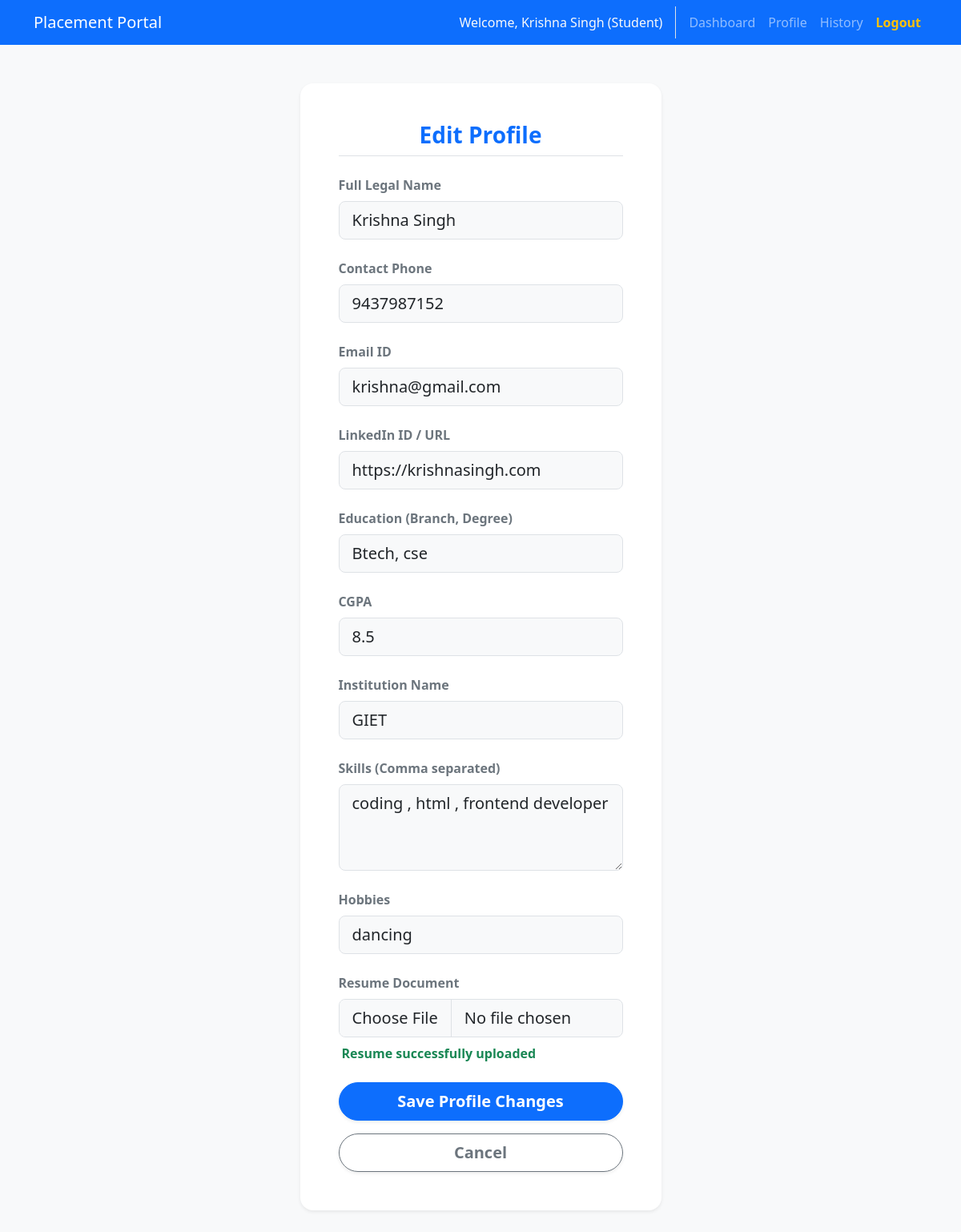
/student/profile (signed in), run on the app's committed database.
### app.py (models this page shows)
class UserMixin:
    is_authenticated = True

class User(db.Model, UserMixin):
    id = db.Column(db.Integer, primary_key=True)
    name = db.Column(db.String(100), nullable=False)
    email = db.Column(db.String(120), unique=True, nullable=False)
    password = db.Column(db.String(200), nullable=False)
    role = db.Column(db.String(20), nullable=False)
    is_active = db.Column(db.Boolean, default=True)

class StudentProfile(db.Model):
    id = db.Column(db.Integer, primary_key=True)
    user_id = db.Column(db.Integer, db.ForeignKey('user.id'), nullable=False)
    roll_no = db.Column(db.String(50), nullable=False, unique=True)
    contact_info = db.Column(db.String(100))
    linkedin_id = db.Column(db.String(100))
    skills = db.Column(db.Text)
    hobbies = db.Column(db.String(200))
    cgpa = db.Column(db.Float)
    institution_name = db.Column(db.String(200))
    education = db.Column(db.String(100))
    resume_file = db.Column(db.String(200)) # stores filename
    user = db.relationship('User', backref=db.backref('student_profile', uselist=False, cascade='all, delete-orphan'))

### app.py (the view, shortened to what this page needs)
@app.route('/student/profile', methods=['GET', 'POST'])
@login_required
@student_required
def student_profile():
    return render_template('student_profile.html')

### app.py (called while the page is built)
def get_current_user():
    if hasattr(g, 'user'): return g.user
    path = request.path
    role = None
    if path.startswith('/admin'): role = 'admin'
    elif path.startswith('/company'): role = 'company'
    elif path.startswith('/student'): role = 'student'
    if not role: role = session.get('active_role')
    user_id = session.get(f'{role}_id') if role else None
    if user_id:
        user = User.query.get(user_id)
        if user:
            g.user = user
            return user
    return DummyAnonymousUser()

def login_required(f):
    from functools import wraps
    @wraps(f)
    def decorated_function(*args, **kwargs):
        if not current_user.is_authenticated:
            flash('Please log in to continue.', 'warning')
            return redirect(url_for('login'))
        return f(*args, **kwargs)
    return decorated_function

@app.context_processor
def inject_user():
    return dict(current_user=current_user)

def student_required(f):
    from functools import wraps
    @wraps(f)
    def decorated_function(*args, **kwargs):
        if not current_user.is_authenticated:
            flash('Please log in to continue.', 'warning')
            return redirect(url_for('login'))
        if current_user.role != 'student':
            flash(f'Access Denied. You are currently logged in as a {current_user.role}.', 'danger')
            if current_user.role == 'admin': return redirect(url_for('admin_dashboard'))
            elif current_user.role == 'company': return redirect(url_for('company_dashboard'))
            return redirect(url_for('index'))
        return f(*args, **kwargs)
    return decorated_function

@app.before_request
def check_active():
    if current_user.is_authenticated and not current_user.is_active:
        logout_user()
        flash('Your account has been blacklisted or deactivated.', 'danger')
        return redirect(url_for('login'))

### templates/student_profile.html (shortened to what this page needs)
{% extends "base.html" %}
{% block content %}
<div class="row pt-4 justify-content-center">
    <div class="col-md-6 col-lg-5">
        <div class="card shadow-sm border-0 rounded-4">
            <div class="card-body p-5">
                <h3 class="text-center fw-bold text-primary mb-4 pb-2 border-bottom">Edit Profile</h3>
                <form method="POST" action="{{ url_for('student_profile') }}" enctype="multipart/form-data">
                    <div class="mb-4">
                        <label class="form-label text-secondary fw-semibold">Full Legal Name</label>
                        <input type="text" class="form-control form-control-lg bg-light" name="name"
                            value="{{ current_user.name }}" required>
                    </div>
                    <div class="mb-4">
                        <label class="form-label text-secondary fw-semibold">Contact Phone</label>
                        <input type="text" class="form-control form-control-lg bg-light" name="contact_info"
                            value="{{ current_user.student_profile.contact_info or '' }}">
                    </div>
                    <div class="mb-4">
                        <label class="form-label text-secondary fw-semibold">Email ID</label>
                        <input type="email" class="form-control form-control-lg bg-light" name="email"
                            value="{{ current_user.email }}" readonly>
                    </div>
                    <div class="mb-4">
                        <label class="form-label text-secondary fw-semibold">LinkedIn ID / URL</label>
                        <input type="text" class="form-control form-control-lg bg-light" name="linkedin_id"
                            value="{{ current_user.student_profile.linkedin_id or '' }}">
                    </div>
                    <div class="mb-4">
                        <label class="form-label text-secondary fw-semibold">Education (Branch, Degree)</label>
                        <input type="text" class="form-control form-control-lg bg-light" name="education"
                            value="{{ current_user.student_profile.education or '' }}"
                            placeholder="e.g. BTech Computer Science">
                    </div>
                    <div class="mb-4">
                        <label class="form-label text-secondary fw-semibold">CGPA</label>
                        <input type="number" step="0.01" class="form-control form-control-lg bg-light" name="cgpa"
                            value="{{ current_user.student_profile.cgpa or '' }}" placeholder="e.g. 8.5">
                    </div>
                    <div class="mb-4">
                        <label class="form-label text-secondary fw-semibold">Institution Name</label>
                        <input type="text" class="form-control form-control-lg bg-light" name="institution_name"
                            value="{{ current_user.student_profile.institution_name or '' }}"
                            placeholder="e.g. VIT Vellore">
                    </div>
                    <div class="mb-4">
                        <label class="form-label text-secondary fw-semibold">Skills (Comma separated)</label>
                        <textarea class="form-control form-control-lg bg-light" name="skills"
                            rows="3">{{ current_user.student_profile.skills or '' }}</textarea>
                    </div>
                    <div class="mb-4">
                        <label class="form-label text-secondary fw-semibold">Hobbies</label>
                        <input type="text" class="form-control form-control-lg bg-light" name="hobbies"
                            value="{{ current_user.student_profile.hobbies or '' }}">
                    </div>
                    <div class="mb-4">
                        <label class="form-label text-secondary fw-semibold">Resume Document</label>
                        <div class="input-group">
                            <input type="file" class="form-control form-control-lg bg-light" name="resume"
                                accept=".pdf,.doc,.docx">
                        </div>
                        {% if current_user.student_profile.resume_file %}
                        <div class="mt-2 text-success fw-semibold">
                            Resume successfully uploaded</div>
                        {% endif %}
                    </div>
                    <button type="submit" class="btn btn-primary btn-lg w-100 fw-bold rounded-pill shadow-sm">Save
                        Profile Changes</button>
                    <a href="{{ url_for('student_dashboard') }}"
                        class="btn btn-outline-secondary btn-lg w-100 fw-bold rounded-pill shadow-sm mt-3">Cancel</a>
                </form>
            </div>
        </div>
    </div>
</div>
{% endblock %}

### templates/base.html (shortened to what this page needs)
<!DOCTYPE html>
<html lang="en">
<head>
    <link href="https://cdn.jsdelivr.net/npm/bootstrap@5.3.0/dist/css/bootstrap.min.css" rel="stylesheet">
    <link rel="stylesheet" href="{{ url_for('static', filename='style.css') }}">
</head>
<body>
    <nav class="navbar navbar-expand-lg navbar-dark bg-primary">
        <div class="container">
            <a class="navbar-brand" href="{{ url_for('index') }}">Placement Portal</a>
            <div class="collapse navbar-collapse" id="navbarNav">
                <ul class="navbar-nav ms-auto">
                    {% if current_user.is_authenticated %}
                        <li class="nav-item">
                            <span class="nav-link text-light border-end me-2 pe-3">Welcome, {{ current_user.name }} ({{ current_user.role|capitalize }})</span>
                        </li>
                        {% if current_user.role == 'admin' %}
                        <li class="nav-item"><a class="nav-link" href="{{ url_for('admin_dashboard') }}">Dashboard</a></li>
                        <li class="nav-item"><a class="nav-link" href="{{ url_for('admin_view_applications') }}">Applications</a></li>
                        {% elif current_user.role == 'company' %}
                        <li class="nav-item"><a class="nav-link" href="{{ url_for('company_dashboard') }}">Dashboard</a></li>
                        <li class="nav-item"><a class="nav-link" href="{{ url_for('company_profile') }}">Profile</a></li>
                        <li class="nav-item"><a class="nav-link" href="{{ url_for('create_drive') }}">Create Drive</a></li>
                        {% elif current_user.role == 'student' %}
                        <li class="nav-item"><a class="nav-link" href="{{ url_for('student_dashboard') }}">Dashboard</a></li>
                        <li class="nav-item"><a class="nav-link" href="{{ url_for('student_profile') }}">Profile</a></li>
                        <li class="nav-item"><a class="nav-link" href="{{ url_for('student_history') }}">History</a></li>
                        {% endif %}
                        <li class="nav-item"><a class="nav-link fw-bold text-warning" href="{{ url_for('logout') }}">Logout</a></li>
                    {% endif %}
                </ul>
            </div>
        </div>
    </nav>
    <div class="container mt-4 mb-5 pb-5">
        {% block content %}{% endblock %}
    </div>
</body>
</html>

### static/style.css (style rules this page uses)
body { background-color: #f8f9fa; font-family: 'Segoe UI', Tahoma, Geneva, Verdana, sans-serif; }
.card { transition: transform 0.2s ease-in-out, box-shadow 0.2s ease-in-out; }

### data on the page
User: name "Krishna Singh", role "Student", email "krishna@gmail.com"
StudentProfile: contact_info "9437987152", linkedin_id "https://krishnasingh.com", education "Btech, cse", cgpa "8.5", institution_name "GIET", skills "coding , html , frontend developer", hobbies "dancing"
